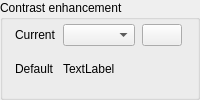
        <widget class="QGroupBox" name="groupBox_8">
         <property name="title">
          <string>Contrast enhancement</string>
         </property>
         <layout class="QGridLayout">
          <property name="topMargin">
           <number>4</number>
          </property>
          <property name="spacing">
           <number>6</number>
          </property>
          <item row="0" column="0">
           <widget class="QLabel" name="labelContrastEnhancement">
            <property name="sizePolicy">
             <sizepolicy hsizetype="Fixed" vsizetype="Fixed">
              <horstretch>0</horstretch>
              <verstretch>0</verstretch>
             </sizepolicy>
            </property>
            <property name="layoutDirection">
             <enum>Qt::LeftToRight</enum>
            </property>
            <property name="text">
             <string>Current</string>
            </property>
           </widget>
          </item>
          <item row="0" column="1">
           <widget class="QComboBox" name="cboxContrastEnhancementAlgorithm">
            <property name="sizePolicy">
             <sizepolicy hsizetype="Fixed" vsizetype="Fixed">
              <horstretch>0</horstretch>
              <verstretch>0</verstretch>
             </sizepolicy>
            </property>
           </widget>
          </item>
          <item row="0" column="2">
           <widget class="QPushButton" name="pbtnMakeContrastEnhancementAlgorithmDefault">
            <property name="sizePolicy">
             <sizepolicy hsizetype="Fixed" vsizetype="Fixed">
              <horstretch>0</horstretch>
              <verstretch>0</verstretch>
             </sizepolicy>
            </property>
            <property name="toolTip">
             <string>Save current contrast enhancement algorithm as default. This setting will be persistent between QGIS sessions.</string>
            </property>
            <property name="whatsThis">
             <string>Saves current contrast enhancement algorithm as a default. This setting will be persistent between QGIS sessions.</string>
            </property>
            <property name="text">
             <string/>
            </property>
            <property name="icon">
             <iconset>
              <normaloff>../../images/themes/default/mActionFileSave.png</normaloff>../../images/themes/default/mActionFileSave.png</iconset>
            </property>
           </widget>
          </item>
          <item row="1" column="0">
           <widget class="QLabel" name="label_4">
            <property name="text">
             <string>Default</string>
            </property>
           </widget>
          </item>
          <item row="1" column="1" colspan="2">
           <widget class="QLabel" name="labelDefaultContrastEnhancementAlgorithm">
            <property name="text">
             <string>TextLabel</string>
            </property>
           </widget>
          </item>
         </layout>
        </widget>
